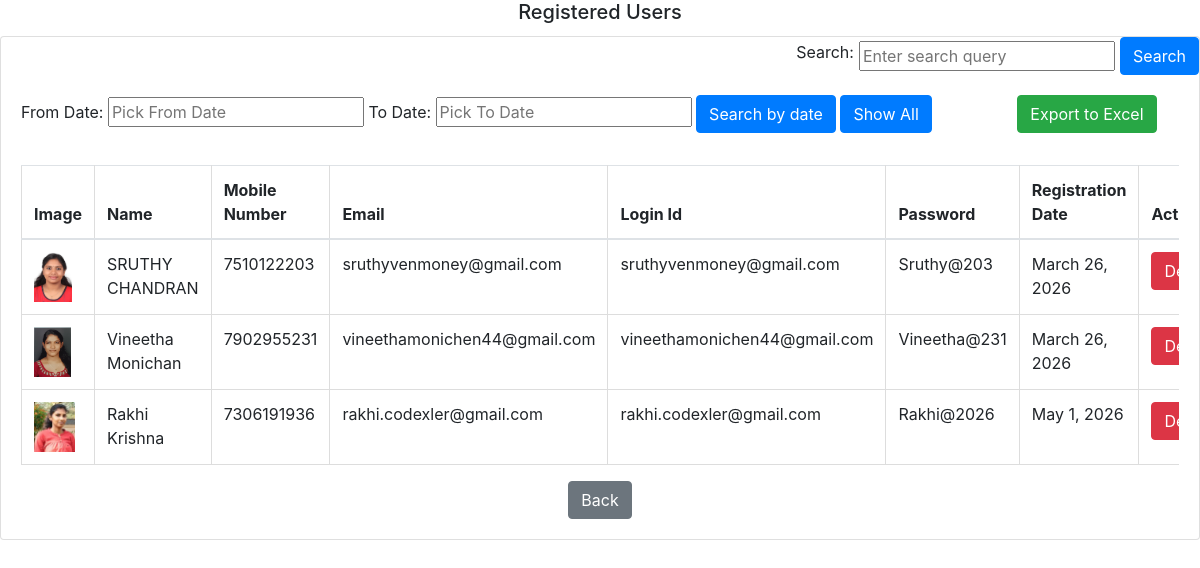
/employeess (signed in), run on the app's committed database.
### codex_app/models.py (models this page shows, shortened)
class Registration(models.Model):
    Emp_Id = models.CharField(max_length=200, null=True, blank=True)
    First_name = models.CharField(max_length=200, null=True, blank=True)
    department = models.ForeignKey(
        Department,
        on_delete=models.SET_NULL,
        null=True,
        blank=True
    )
    designation = models.ForeignKey(
        Designation,
        on_delete=models.SET_NULL,
        null=True,
        blank=True
    )
    Email = models.EmailField(max_length=200, null=True, blank=True)
    Password = models.CharField(max_length=200, null=True, blank=True)
    Mobile_Number = models.CharField(max_length=200, null=True, blank=True)
    Registration_date = models.DateField(null=True, blank=True)
    Image = models.ImageField(upload_to='images/', null=True, blank=True)
    Gender = models.CharField(max_length=200, null=True, blank=True)
    Address = models.CharField(max_length=1000, null=True, blank=True)
    Location = models.CharField(max_length=1000, null=True, blank=True)
    User_role = models.CharField(max_length=200, null=True, blank=True)
    user = models.OneToOneField(
        User,
        on_delete=models.CASCADE,
        null=True,
        blank=True
    )

### codex_app/views.py (the view)
# urls.py: path('employeess', views.employeess, name='employeess'),
def employeess(request):
    bok = Registration.objects.get(id=request.session['logg'])
    all_users = Registration.objects.filter(User_role='employee')
    return render(request, "employees.html", {'all_users': all_users,'bok':bok})

### templates/employees.html (shortened to what this page needs)
<!DOCTYPE html>
<html lang="en">
<head>
<link rel="stylesheet" href="https://stackpath.bootstrapcdn.com/bootstrap/4.5.2/css/bootstrap.min.css">
<link rel="stylesheet" href="https://code.jquery.com/ui/1.12.1/themes/base/jquery-ui.css">
</head>
<body>
<section id="manage">
    <section class="section">
        <div class="row">
            <div class="col-lg-12" id="history">
                <h5 class="card-title">
                    <center>Registered Users</h5></center>
                <div class="card">
                    <div class="search-container">
                        <label for="search">Search:</label>
                        <input type="text" id="search" placeholder="Enter search query">
                        <button class="btn btn-primary" onclick="filterBySearch()">Search</button>
                    </div>
                    <div class="card-body">
                        <label for="fromDate">From Date:</label>
                        <input type="text" id="fromDate" class="datepicker" placeholder="Pick From Date">
                        <label for="toDate">To Date:</label>
                        <input type="text" id="toDate" class="datepicker" placeholder="Pick To Date">
                        <button class="btn btn-primary" onclick="filterTable()">Search by date</button>
                        <button class="btn btn-primary" onclick="showAllRows()">Show All</button>&nbsp;&nbsp;&nbsp;
                        <button class="btn btn-success" onclick="exportToExcel()">Export to Excel</button>
                        <div class="table-responsive">
                            <table class="table datatable" id="dataTable">
                                <thead>
                                    <tr>
                                        <th>Image</th>
                                        <th>Name</th>
                                        <th>Mobile Number</th>
                                        <th>Email</th>
                                        <th>Login Id</th>
                                        <th>Password</th>
                                        <th>Registration Date</th>
                                        <th>Actions</th>
                                    </tr>
                                </thead>
                                <tbody>
                                    {% block content %}
                                    {% for user in all_users %}
                                    <tr>
                                        <td><img src="/media/{{ user.Image }}" style="max-width: 50px; max-height: 50px;"></td>
                                        <td>{{ user.First_name }}{{ user.Last_name }}</td>
                                        <td>{{ user.Mobile_Number }}</td>
                                        <td>{{ user.Email }}</td>
                                        <td>{{ user.user }}</td>
                                        <td>{{ user.Password }}</td>
                                        <td>{{ user.Registration_date }}</td>
                                        <td>
                                            <a href="{% url 'del_employee' id=user.id %}" class="btn btn-danger">Delete</a>
                                        </td>
                                    </tr>
                                    {% endfor %}
                                </tbody>
                            </table>
                            <center>
                            <a href="#" onclick="history.go(-1)" class="btn btn-secondary">Back</a>
                        </center>
                        </div>
                    </div>
                </div>
            </div>
        </div>
    </section>
</section>
{% endblock %}
</body>
</html>

### templates/employees.html (style rules this page uses)
table { width: 100%; border-collapse: collapse; margin-top: 20px; }
th, td { border: 1px solid #ddd; padding: 8px; text-align: left; }
.search-container { display: flex; align-items: center; justify-content: flex-end; }
.search-container label, .search-container input, .search-container button { margin-left: 5px; }

### data on the page
Registration: Image (picture), First_name "SRUTHY CHANDRAN", Mobile_Number "7510122203", Email "sruthyvenmoney@gmail.com", user "sruthyvenmoney@gmail.com", Password "Sruthy@203", Registration_date "March 26, 2026"
Registration: Image (picture), First_name "Vineetha Monichan", Mobile_Number "7902955231", Email "vineethamonichen44@gmail.com", user "vineethamonichen44@gmail.com", Password "Vineetha@231", Registration_date "March 26, 2026"
Registration: Image (picture), First_name "Rakhi Krishna", Mobile_Number "7306191936", Email "rakhi.codexler@gmail.com", user "rakhi.codexler@gmail.com", Password "Rakhi@2026", Registration_date "May 1, 2026"
